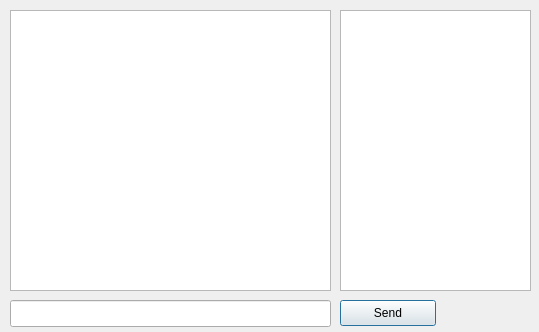
<?xml version="1.0" encoding="UTF-8"?>
<ui version="4.0">
 <class>Dialog</class>
 <widget class="QDialog" name="Dialog">
  <property name="geometry">
   <rect>
    <x>0</x>
    <y>0</y>
    <width>539</width>
    <height>332</height>
   </rect>
  </property>
  <property name="windowTitle">
   <string>Dialog</string>
  </property>
  <widget class="QLineEdit" name="txtMessage">
   <property name="geometry">
    <rect>
     <x>10</x>
     <y>300</y>
     <width>321</width>
     <height>27</height>
    </rect>
   </property>
  </widget>
  <widget class="QPushButton" name="btSend">
   <property name="geometry">
    <rect>
     <x>340</x>
     <y>300</y>
     <width>96</width>
     <height>26</height>
    </rect>
   </property>
   <property name="text">
    <string>Send</string>
   </property>
  </widget>
  <widget class="QListWidget" name="lvMessages">
   <property name="geometry">
    <rect>
     <x>10</x>
     <y>10</y>
     <width>321</width>
     <height>281</height>
    </rect>
   </property>
  </widget>
  <widget class="QListWidget" name="lvClients">
   <property name="geometry">
    <rect>
     <x>340</x>
     <y>10</y>
     <width>191</width>
     <height>281</height>
    </rect>
   </property>
  </widget>
 </widget>
 <resources/>
 <connections/>
</ui>
